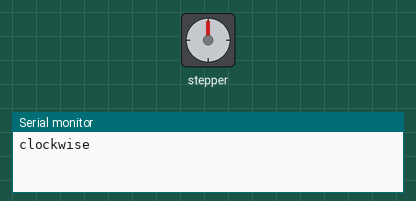
Recording of a sketch running on a simulated ESP8266 (NodeMCU). Parts: stepper motor, the last lines printed to the serial monitor. Stepper angles assume 200 steps per turn.

Above: at 0.05 s.
At 2.15 s:
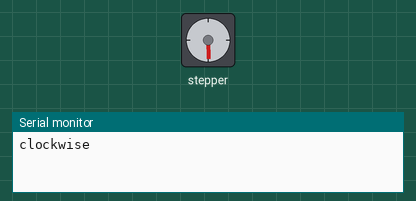
At 4.25 s:
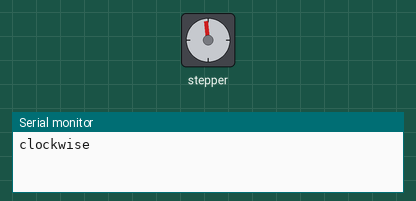
At 8.85 s:
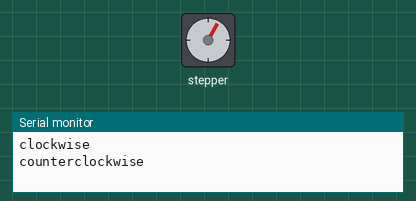
Timing chart, 0 to 12.4 s (numbered marks = the images above):
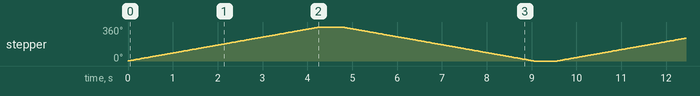

Measured:
- by itself, stepper: turns 360° clockwise in 4.3 s, then 360° counter-clockwise in 4.3 s, repeating every 9.6 s

The sketch:

motor.ino
```cpp
#include <Stepper.h>

const int stepsPerRevolution = 200; // change this to fit the number of steps per revolution
// for your motor
//2050 = 360deg
//1025 = 180deg
//512.5 = 90deg
//5.6944 = 1deg

// initialize the stepper library on pins 8 through 11:
// the order of the numbers below is important, 8,10,11,9 does not equal 8,9,10,11,
//these numbers correspond to the pins on the digital side of the arduino uno
// 1N1 on pin 8
// 1N2 on pin 9
// 1N3 on pin 10
// 1N4 on pin 11
// powered via 5v
// Max speed is 14RPM @ 5v

Stepper myStepper(stepsPerRevolution, D2,D3,D4,D5);

void setup() {
// set the speed at 14 rpm:
myStepper.setSpeed(14);
// initialize the serial port:
Serial.begin(9600);
}

void loop() {
// step one revolution in one direction:
Serial.println("clockwise");
myStepper.step(stepsPerRevolution);
delay(500);

// step one revolution in the other direction:
Serial.println("counterclockwise");
myStepper.step(-stepsPerRevolution);
delay(500);
}
```
